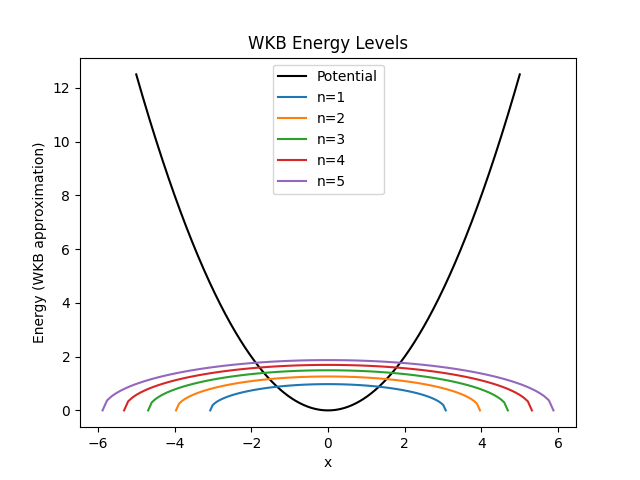

Write Python code to recreate this figure.
#Harmonizing the WKB Approximation
import numpy as np
import matplotlib.pyplot as plt

# Define the potential function
def V(x):
    return 0.5 * x**2

# Define the WKB energy levels function
def energy_levels(n):
    return (n + 0.5) * np.pi

# Set the range of x values
x_min = -5
x_max = 5
x_vals = np.linspace(x_min, x_max, 1000)

# Calculate the classical turning points
x_turning_points = np.sqrt(2 * energy_levels(np.arange(1, 6)))  # assuming n=1 to 5

# Initialize the energy level plot
fig, ax = plt.subplots()

# Plot the potential function
ax.plot(x_vals, V(x_vals), color='black', label='Potential')

# Plot the WKB energy levels
for n in range(1, 6):
    x_start = -x_turning_points[n-1]
    x_end = x_turning_points[n-1]
    x_wkb = np.linspace(x_start, x_end, 100)
    E_wkb = energy_levels(n)
    k_wkb = np.sqrt(2 * (E_wkb - V(x_wkb)))
    y_wkb = k_wkb / np.pi
    ax.plot(x_wkb, y_wkb, label=f'n={n}')

# Set the axis labels and title
ax.set_xlabel('x')
ax.set_ylabel('Energy (WKB approximation)')
ax.set_title('WKB Energy Levels')

# Set the legend and show the plot
ax.legend()
plt.show()

'''
This code applies the WKB approximation to a harmonic oscillator potential (0.5 * x^2) and calculates the energy levels for n=1 to 5. It then generates a plot of the potential function and the WKB energy levels. The classical turning points are calculated using the energy levels, and the WKB energy levels are plotted using the WKB approximation formula:

$k = \sqrt{(2m(E-V(x)))}$ # wave number
$y(x) = k(x) / \pi$ # energy level

The resulting plot should show the potential function and the WKB energy levels, with each energy level labeled according to its quantum number n. The energy levels should be approximately evenly spaced, with the spacing increasing as n increases.
'''
